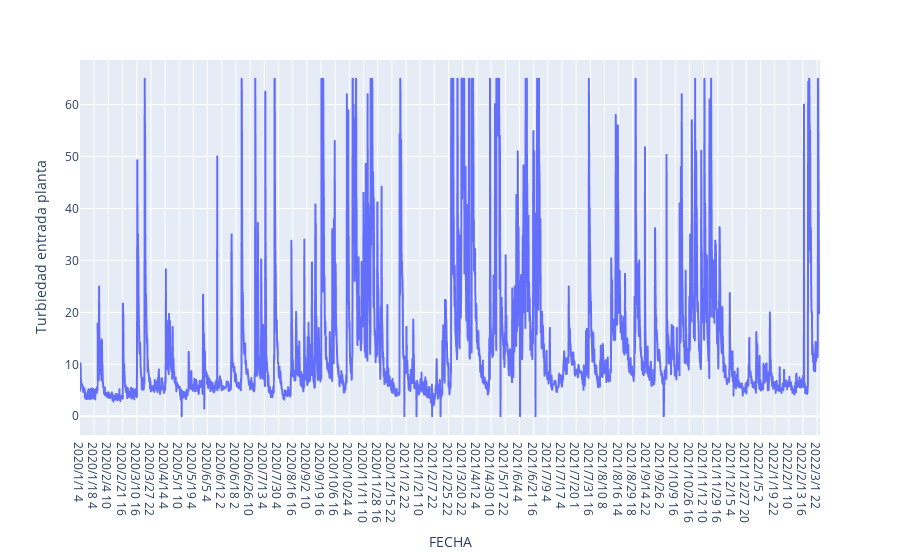

Notebook cell for this chart:
### Code cell
fig = px.line(datos, x='FECHA', y="Turbiedad entrada planta")
fig.show()

### Figure 1 — Plotly figure (JSON) as saved in the notebook; plotly's stock layout.template omitted (floating-point values rounded to 4 significant figures; data arrays with more than 128 entries replaced by an {"elided": "..."} marker saying what was removed)
{"data": [{"hovertemplate": "FECHA=%{x}<br>Turbiedad entrada planta=%{y}<extra></extra>", "legendgroup": "", "line": {"color": "#636efa", "dash": "solid"}, "marker": {"symbol": "circle"}, "mode": "lines", "name": "", "showlegend": false, "type": "scattergl", "x": {"elided": "3603 str values"}, "xaxis": "x", "y": {"elided": "3603 float values"}, "yaxis": "y"}], "layout": {"legend": {"tracegroupgap": 0}, "margin": {"t": 60}, "xaxis": {"anchor": "y", "domain": [0, 1], "title": {"text": "FECHA"}}, "yaxis": {"anchor": "x", "domain": [0, 1], "title": {"text": "Turbiedad entrada planta"}}}}
